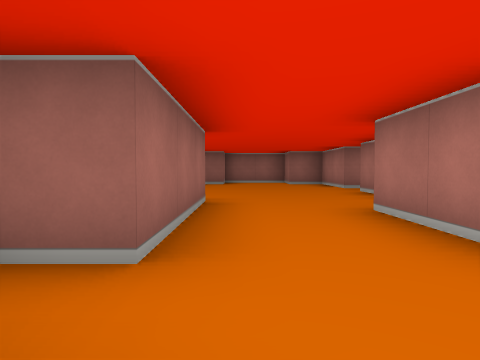
view 1 (above)

24 first-person views from a walk through a cub3D ray-caster map. The camera is about half as high as the walls, tilts 2° down and sees 75° across. The floor is counted in squares. Each view is taken from the middle of a square. On the plan, view 1 faces up. The plan holds only what a view shows up to about 9 squares ahead; the rest is blank.

view 2
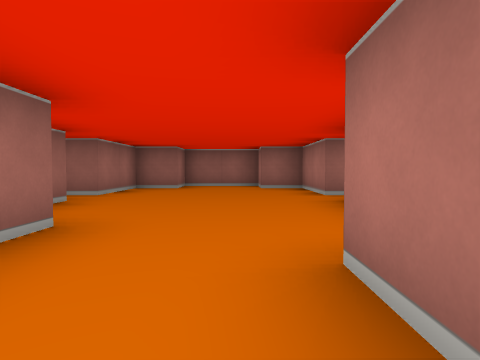

view 3
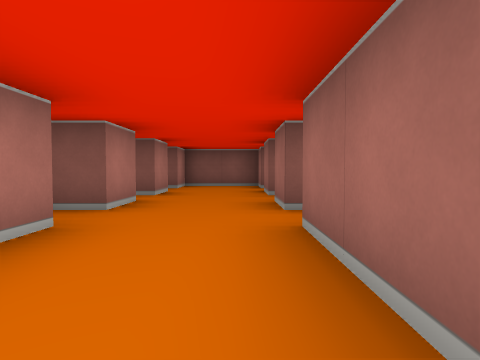

view 4
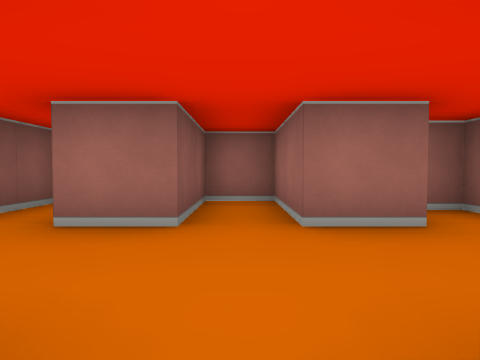

view 5
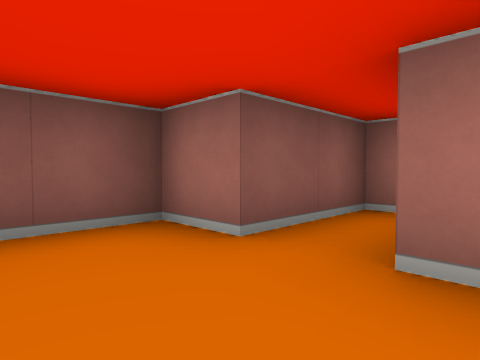

view 6
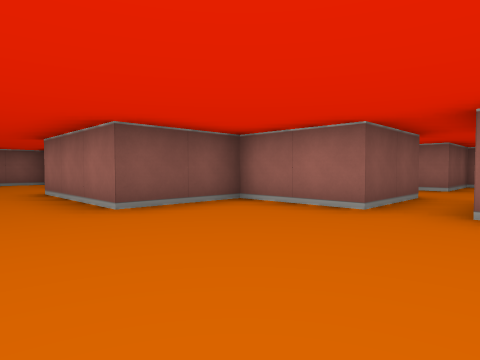

view 7
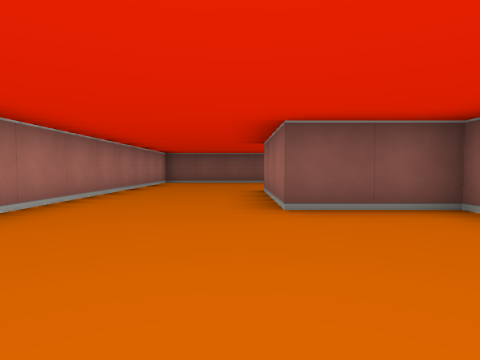

view 8
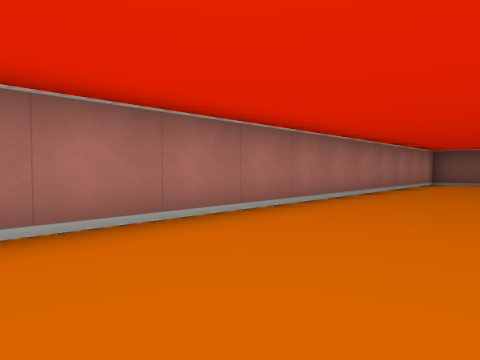

view 9
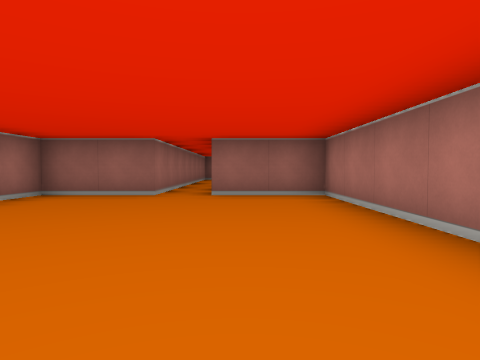

view 10
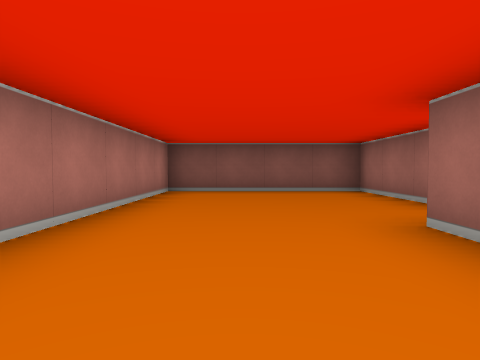

view 11
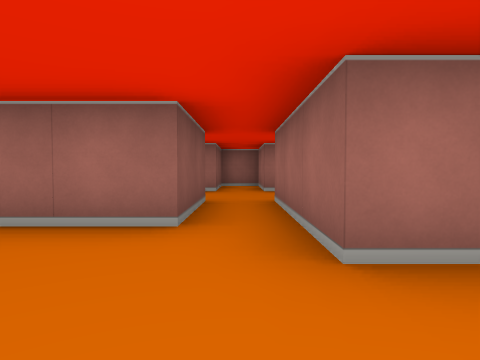

view 12
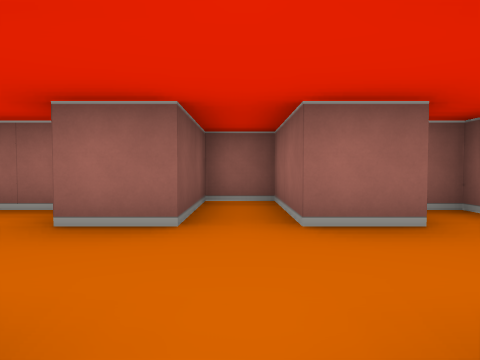

view 13
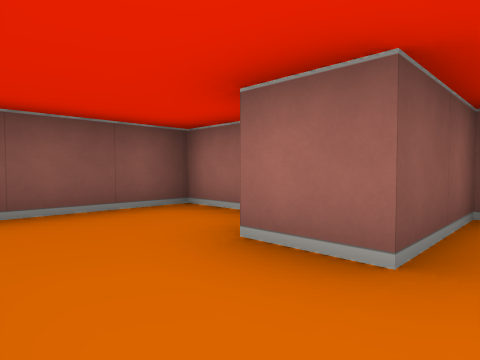

view 14
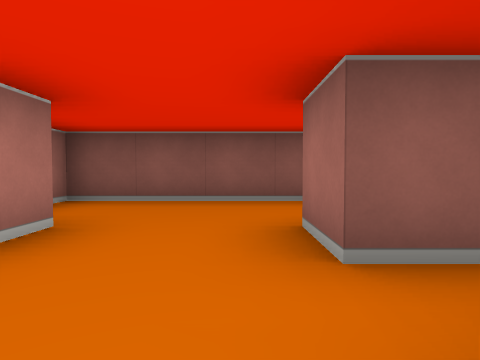

view 15
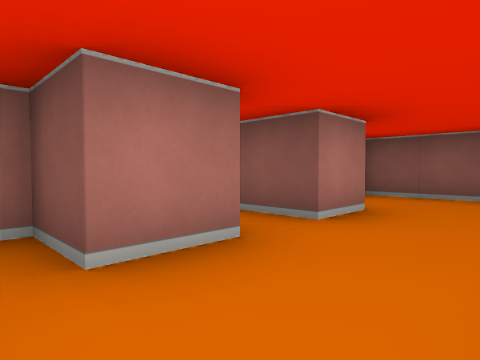

view 16
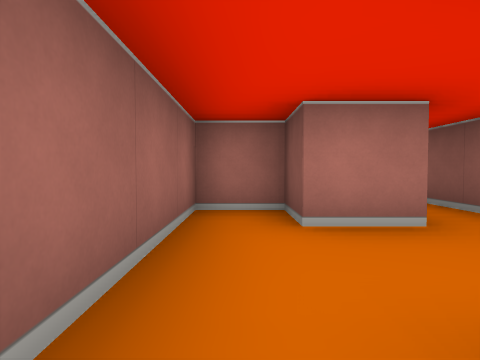

view 17
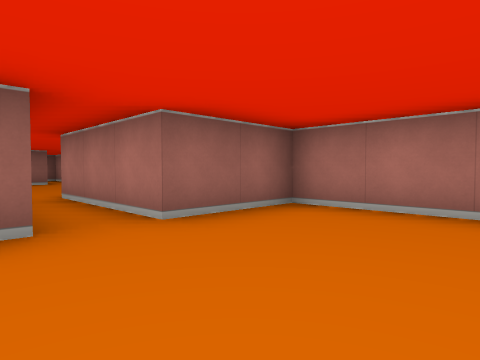

view 18
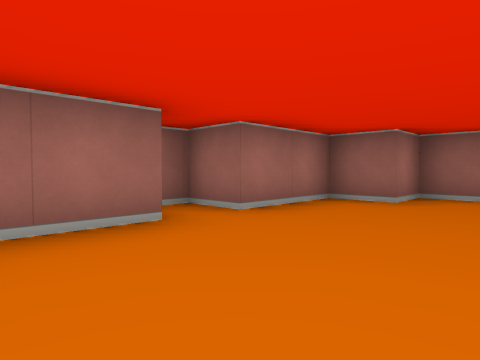

view 19
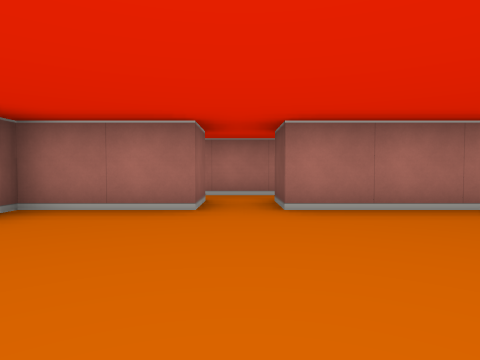

view 20
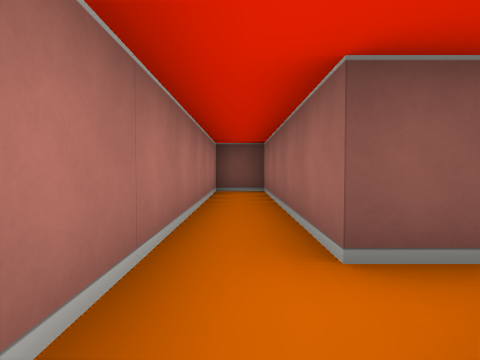

view 21
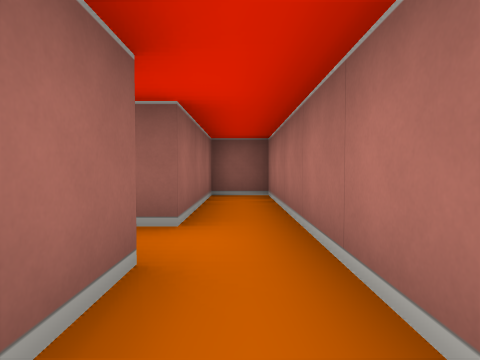

view 22
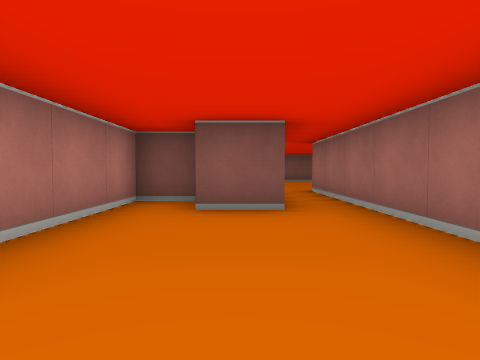

view 23
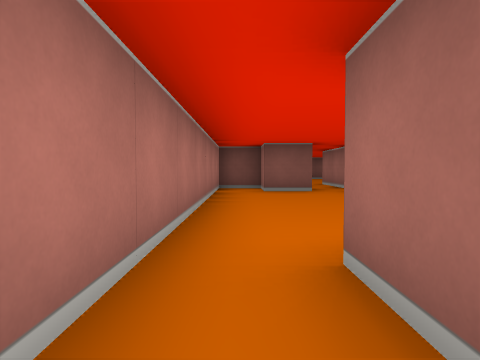

view 24
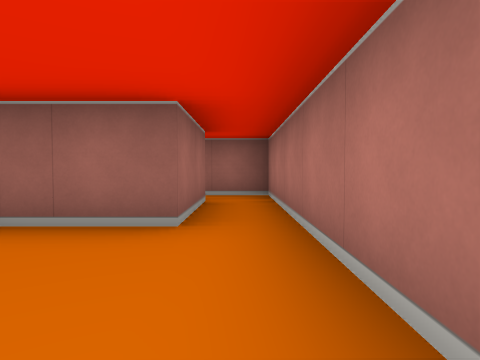

### Floor plan
Ten units are one square. View 1 is at (0, 0); x grows to the right and y downward. Boxes are objects, and circles mark ways between rooms. Rooms are numbered by the first view taken in them; rooms with no view inside come last. Other rooms are left out.
<svg viewBox="-31 -110 121 240">
<path fill="none" stroke="#000" d="M15 5 15 -5M-5 -6 -5 5 -25 5 -25 15 -5 15 -5 25M15 25 15 15M-15 -65 -15 -52M-5 -45 -5 -15 -15 -15 -15 -10M25 -75 25 -95 15 -95 15 -105 -5 -105 -5 -95 -15 -95 -15 -75 -25 -75 -25 -70M25 -42 25 -65M15 -15 15 -35M15 -5 21 -5M25 95 45 95 45 125 85 125 85 5 65 5M15 35 35 35 35 55 55 55 55 85 25 85M55 5 35 5 35 25M5 85 -15 85 -15 95 5 95M5 74 5 85M25 85 25 75 35 75 35 65 -5 65 -5 70M25 -65 35 -65 35 -15 45 -15 45 -105 35 -105 35 -75 25 -75M55 -41 55 5M75 -95 75 -75 60 -75M65 5 65 -25 75 -25 75 -15 85 -15 85 -95M-5 110 -5 125 35 125M25 106 25 95M5 95 5 105M-26 35 -5 35 -5 45 15 45 15 35"/>
<circle cx="5" cy="0" r="3" fill="#2a7"/>
<circle cx="5" cy="20" r="3" fill="#2a7"/>
<circle cx="30" cy="-70" r="3" fill="#2a7"/>
<circle cx="35" cy="90" r="3" fill="#2a7"/>
<circle cx="60" cy="0" r="3" fill="#2a7"/>
<circle cx="25" cy="30" r="3" fill="#2a7"/>
<circle cx="15" cy="80" r="3" fill="#2a7"/>
<circle cx="15" cy="100" r="3" fill="#2a7"/>
<text x="0" y="10">1</text>
<text x="0" y="-60">2</text>
<text x="60" y="60">3</text>
<text x="0" y="90">4</text>
<text x="10" y="70">5</text>
<text x="40" y="-60">6</text>
<text x="70" y="-50">7</text>
<text x="10" y="110">8</text>
<text x="0" y="30">9</text>
</svg>
Room 1 opens to room 2. Room 1 opens to room 9. Room 2 opens to room 6. Room 3 opens to room 4. Room 3 opens to room 7. Room 3 opens to room 9. Room 4 opens to room 5. Room 4 opens to room 8.

Where each view was taken, in squares from view 1:
view 1: 0 up, 0 right, facing up
view 2: 2 up, 1 right, facing up
view 3: 4 up, 0 right, facing down
view 4: 1 down, 2 right, facing left
view 5: 2 down, 1 right, facing down-left
view 6: 2 down, 7 right, facing down-left
view 7: 2 down, 6 right, facing down
view 8: 2 down, 6 right, facing down-right
view 9: 6 down, 7 right, facing up
view 10: 6 down, 7 right, facing down
view 11: 9 down, 7 right, facing left
view 12: 9 down, 3 right, facing left
view 13: 9 down, 2 right, facing down-left
view 14: 8 down, 1 right, facing down
view 15: 7 down, 1 right, facing down-right
view 16: 7 down, 0 right, facing right
view 17: 3 down, 5 right, facing up-right
view 18: 5 up, 1 right, facing up-left
view 19: 7 up, 1 left, facing right
view 20: 8 up, 4 right, facing down
view 21: 5 up, 4 right, facing up
view 22: 6 up, 7 right, facing down
view 23: 9 up, 8 right, facing down
view 24: 5 up, 8 right, facing up
